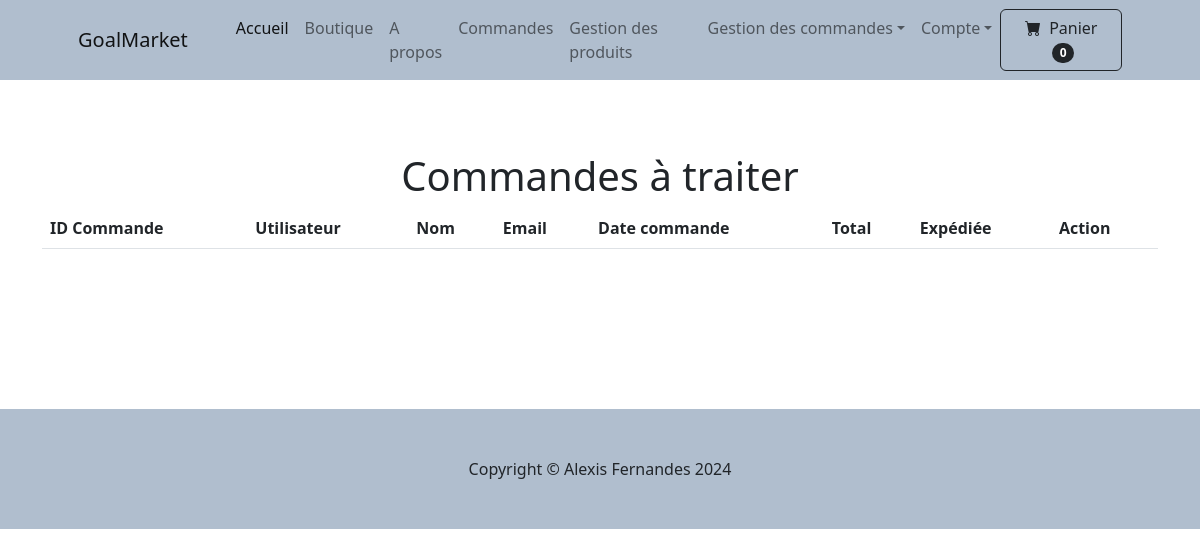
Before: /panier/admin_commandes/ (signed in) with the older database file.
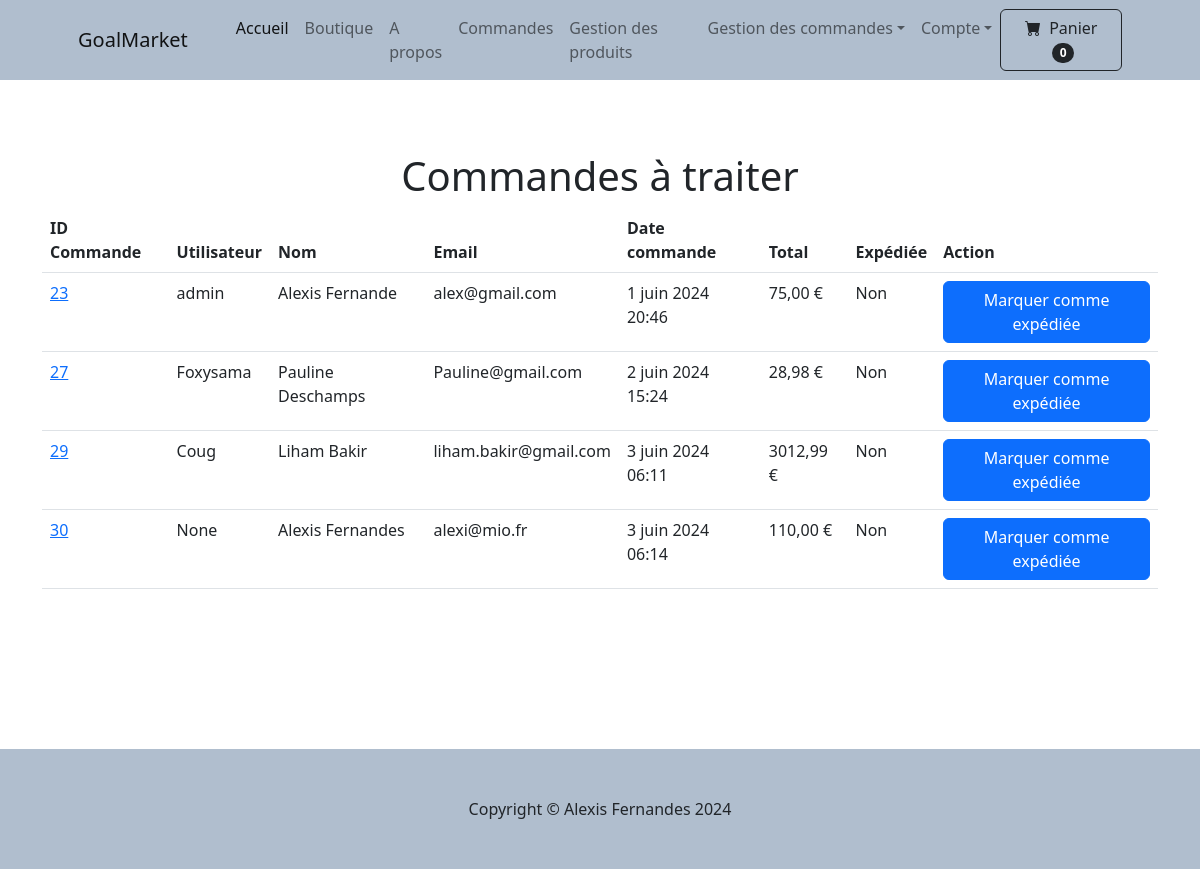
After: the same page with the newer database file.
### panier/models.py (models this page shows, shortened)
class Commande (models.Model):
    user = models.ForeignKey(User, on_delete=models.CASCADE, null=True, blank=True)
    name = models.CharField(max_length=200)
    email = models.EmailField(max_length=200)
    address = models.TextField(max_length=15000)
    date_ordered = models.DateTimeField(auto_now_add=True)
    prix_total = models.DecimalField(max_digits=10, decimal_places=2,)
    expedie = models.BooleanField(default=False)
    date_expedie = models.DateTimeField(null=True, blank=True)

### panier/views.py (the view)
# urls.py: path('admin_commandes/', views.commandes_admin, name='commandes_admin'),
def commandes_admin(request):
    if request.user.is_authenticated:
        if request.user.is_staff:
            commandes = Commande.objects.all()
            context = {
                'commandes': commandes
            }
            return render(request, 'commandes_admin.html', context)
        else:
            messages.error(request, "Vous n'avez pas les droits pour accéder à cette page")
            return redirect('home')
    else:
        messages.error(request, "Vous devez être connecté pour accéder à cette page")
        return redirect('login')

### panier/context_processors.py (called while the page is built)
def panier(request):
    return {'panier': Panier(request)}

### panier/panier.py (called while the page is built)
    def __len__(self):
        return len(self.panier)

### panier/templates/commandes_admin.html (shortened to what this page needs)
{% extends "nav.html" %}
{% load static %}
{% block content %}
<br><br><br>
<div class="container">
    <h1 class="text-center">Commandes à traiter</h1>
    <table class="table">
        <thead>
            <tr>
                <th>ID Commande</th>
                <th>Utilisateur</th>
                <th>Nom</th>
                <th>Email</th>
                <th>Date commande</th>
                <th>Total</th>
                <th>Expédiée</th>
                <th>Action</th>
            </tr>
        </thead>
        <tbody>
            {% for commande in commandes %}
            {% if commande.expedie == False %}
            <tr>
                <td><a href="{%url 'commande_detail' commande.id %}">{{ commande.id }}</td></a>
                <td>{{ commande.user }}</td>
                <td>{{ commande.name }}</td>
                <td>{{ commande.email }}</td>
                <td>{{ commande.date_ordered }}</td>
                <td>{{ commande.prix_total }} €</td>
                <td>{{ commande.expedie|yesno:"Oui,Non" }}</td>
                <td>
                    {% if not commande.expediee %}
                    <form method="post" action="{% url 'marquer_commande_expediee' commande.id %}">
                        <button type="submit" class="btn btn-primary">Marquer comme expédiée</button>
                    </form>
                {% endif %}
                </td>
            </tr>
            {% endif %}
            {% endfor %}
        </tbody>
    </table>
</div>
<br><br><br><br><br><br>
{% endblock %}

Changed rows visible on the page:
added Commande: id "23", user "admin", name "Alexis Fernande", email "alex@gmail.com", date_ordered "1 juin 2024 20:46", prix_total "75,00", expedie "Non"
added Commande: id "27", user "Foxysama", name "Pauline Deschamps", email "Pauline@gmail.com", date_ordered "2 juin 2024 15:24", prix_total "28,98", expedie "Non"
added Commande: id "29", user "Coug", name "Liham Bakir", email "liham.bakir@gmail.com", date_ordered "3 juin 2024 06:11", prix_total "3012,99", expedie "Non"
added Commande: id "30", user "None", name "Alexis Fernandes", email "alexi@mio.fr", date_ordered "3 juin 2024 06:14", prix_total "110,00", expedie "Non"
